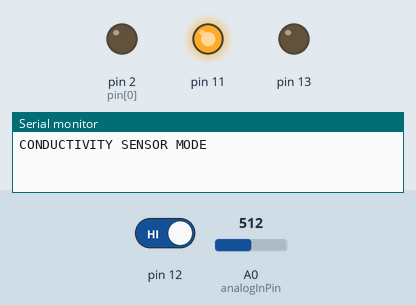
Simulated run of this sketch. Board: Arduino Uno, built with avr-gcc and run on an emulated ATmega328P. Parts: output pins drawn as LEDs (lit = HIGH), the last lines printed to the serial monitor. Dashed ring = blinking. The test bench sets the inputs (shaded band); at power-on: pin 12 HIGH, A0 (analogInPin) = 512.

Above: at 1.2 s.
1.3 s: pin 12 driven LOW
At 2.6 s:
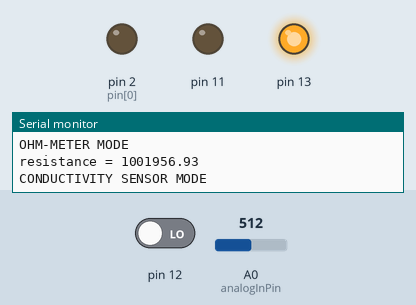
4.3 s: pin 12 driven HIGH
At 4.76 s:
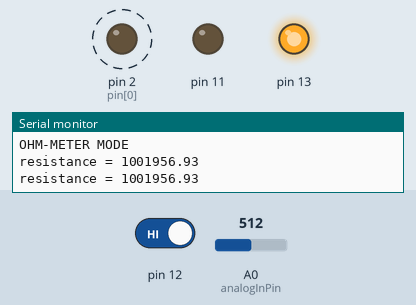
7.3 s: A0 (analogInPin) set to 966
10.3 s: A0 (analogInPin) set to 983
At 10.67 s:
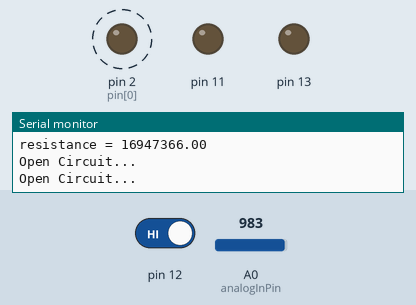
13.3 s: A0 (analogInPin) set to 0
At 13.61 s:
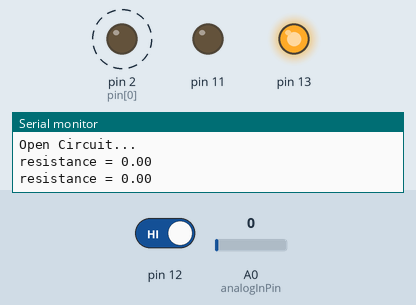
16.3 s: A0 (analogInPin) set to 1023
At 17.05 s:
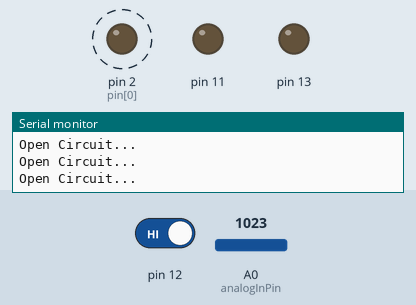
Timing chart, 0 to 20.3 s (numbered marks = the images above; inputs shaded):
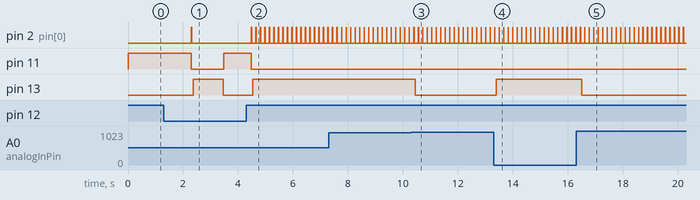

Measured:
- the behaviour switches between 974 and 975 on A0 (analogInPin) (found by bisection; images 2 and 3)
- after the input at 1.3 s, pin 2 (pin[0]): LOW → HIGH after 1.0 s, → LOW 0.01 s later; pin 11: HIGH → LOW after 1.0 s, → HIGH 1.2 s later; pin 13: LOW → HIGH after 1.1 s, → LOW 1.1 s later
- after the input at 4.3 s, pin 2 (pin[0]): alternates HIGH for 0.01 s and LOW for 0.15 s, starting after 0.35 s; pin 11: goes on until 4.5 s, then stays LOW; pin 13: goes on until 4.5 s, then stays HIGH
- after the input at 10.3 s, pin 13: HIGH → LOW after 0.16 s
- after the input at 13.3 s, pin 13: LOW → HIGH after 0.10 s
- after the input at 16.3 s, pin 13: HIGH → LOW after 0.21 s

The sketch:

RAREblog_ver.ino
```cpp
/*
  Resistomatic

  Measures an unknown resistance using a voltage divider.
  Known resistors are attached to digital pins d7-d12
  Their other ends are commoned and connected to one end of the resistor under test.
  The other end of the resistor under test is grounded.

  setup opens the serial port and makes each of d7-d11 an input (so high impedence):
  loop:
     for each of d7-d11:
        make the pin an output
        set the output high
        wait 5 ms for the converter to settle
        read, convert and print the analogue reading
        make the pin an input
     wait 1000 ms


 */


const int analogInPin = A0;  // Analog input
const int PIN_COUNT = 6;
const int SAMPLE_COUNT = 2;

const int pin[PIN_COUNT] = {2, 3, 4, 5, 6, 7};
const float r1[PIN_COUNT] = {100.0, 1000.0, 10000.0, 100000.0, 390000.0, 1000000.0};

int buttonState = 0;
bool mode = 1;

void setup() {
  // initialize serial communications at 9600 bps:
  Serial.begin(9600);
  // send all the pins we'll use low, and then configure them as inputs
  for (int i=0; i<PIN_COUNT; i++) {
     pinMode(pin[i], OUTPUT);
     digitalWrite(pin[i],LOW);
  }
  pinMode(13, OUTPUT);
  pinMode(11, OUTPUT);
  pinMode(12, INPUT);
  digitalWrite(11,LOW);
  //Serial.println("OHM-METER MODE");
  Serial.println("CONDUCTIVITY SENSOR MODE");
  delay(5);

  for (int i=0; i<PIN_COUNT; i++) {
    pinMode(pin[i], OUTPUT);
    digitalWrite(pin[i],HIGH);
    //float v = averageVoltage();
    //Serial.println(v);
    float total = analogRead(analogInPin);
    digitalWrite(pin[i],LOW);
    pinMode(pin[i], INPUT);
  }
}

// take SAMPLE_COUNT succesive readings of the voltage and average them
float averageVoltage() {
  float total = 0.0;
  for (int i=0;i<SAMPLE_COUNT;i++) {
    delay(5);
    total += float(analogRead(analogInPin));
  }
  // convert to voltage and average
  return 5.0*total/(SAMPLE_COUNT*1023.0);
}

// see blog post for details of this caluclation
float calculateResistance(float r, float v) {
   return r * (1.0/((5.0/v)-1));
   //r/(3.3/v-1.0);
}

void clearem(){
  for (int i=0; i<PIN_COUNT; i++) {
    digitalWrite(pin[i],LOW);
  }
}

void loop() {
   float minimum = 2.5;
   float resistance = 100000000.0; // default value

   /* loop through finding the best estimate
      which we'll get when the measured voltage is closest
      to 1.65v  */
   buttonState = digitalRead(12);

   if (buttonState == LOW) {
     //Serial.println(mode);
     mode = !mode;
     if (mode == 0) Serial.println("OHM-METER MODE");
     else Serial.println("CONDUCTIVITY SENSOR MODE");
     delay(1000);
   }

   if (mode == 0){
     for (int i=0; i<PIN_COUNT; i++) {
       digitalWrite(11,LOW);
       pinMode(pin[i], OUTPUT);
       digitalWrite(pin[i],HIGH);
       float v = averageVoltage();
       //Serial.println(v);
       digitalWrite(pin[i],LOW);
       pinMode(pin[i], INPUT);
       float difference = abs(v-2.5);
       //Serial.println(difference);
       if (5.0 > v && difference <= minimum) {
          minimum = difference;
          resistance = calculateResistance(r1[i], v);
       }
     }

     if (resistance >= 20000000){
      digitalWrite(13, LOW);
      Serial.println("Open Circuit...");
     }
     else{
       digitalWrite(13, HIGH);
       Serial.print("resistance = ");
       Serial.println(resistance);
     }
     delay(100);
   }
   else{
     digitalWrite(13, LOW);
     pinMode(7, OUTPUT);
     digitalWrite(7,HIGH);
     float v = averageVoltage();
     //Serial.println(v);
     digitalWrite(7,LOW);
     pinMode(7, INPUT);
     if (v <= 4.70){
      digitalWrite(11,HIGH);
     }
     else{
      digitalWrite(11,LOW);
     }
     //Serial.println(v);
     //delay(500);
   }
   delay(1);
}
```
